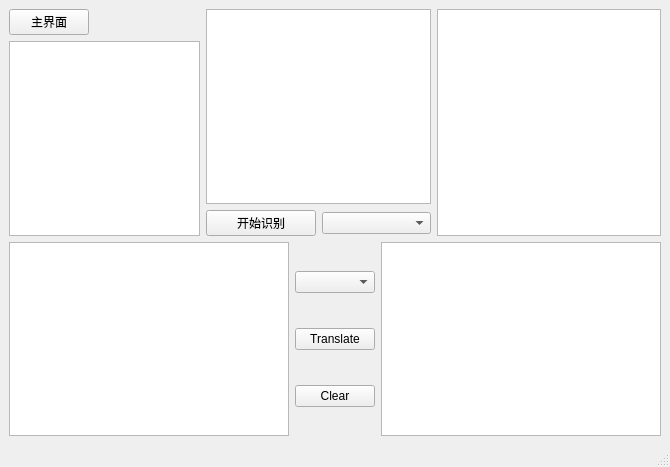
<?xml version="1.0" encoding="UTF-8"?>
<ui version="4.0">
 <class>MainWindow</class>
 <widget class="QMainWindow" name="MainWindow">
  <property name="geometry">
   <rect>
    <x>0</x>
    <y>0</y>
    <width>670</width>
    <height>467</height>
   </rect>
  </property>
  <property name="minimumSize">
   <size>
    <width>670</width>
    <height>467</height>
   </size>
  </property>
  <property name="windowTitle">
   <string>momofish-Translate</string>
  </property>
  <widget class="QWidget" name="centralwidget">
   <layout class="QGridLayout" name="gridLayout">
    <item row="0" column="0">
     <widget class="QPushButton" name="main_Button">
      <property name="text">
       <string>主界面</string>
      </property>
     </widget>
    </item>
    <item row="0" column="1">
     <widget class="QLabel" name="label">
      <property name="text">
       <string/>
      </property>
     </widget>
    </item>
    <item row="0" column="2">
     <widget class="QLabel" name="label_2">
      <property name="text">
       <string/>
      </property>
     </widget>
    </item>
    <item row="0" column="3" rowspan="2">
     <layout class="QVBoxLayout" name="verticalLayout_2">
      <item>
       <widget class="QTextEdit" name="textEdit_2">
        <property name="readOnly">
         <bool>false</bool>
        </property>
       </widget>
      </item>
      <item>
       <layout class="QHBoxLayout" name="horizontalLayout">
        <item>
         <widget class="QPushButton" name="upload_Button">
          <property name="text">
           <string>开始识别</string>
          </property>
         </widget>
        </item>
        <item>
         <widget class="QComboBox" name="comboBox_ocr"/>
        </item>
       </layout>
      </item>
     </layout>
    </item>
    <item row="0" column="4" rowspan="2">
     <widget class="QTextEdit" name="ocr_textEdit">
      <property name="readOnly">
       <bool>true</bool>
      </property>
     </widget>
    </item>
    <item row="1" column="0" colspan="3">
     <widget class="QTextEdit" name="tips_textEdit">
      <property name="readOnly">
       <bool>true</bool>
      </property>
     </widget>
    </item>
    <item row="2" column="0" colspan="5">
     <layout class="QHBoxLayout" name="horizontalLayout_2">
      <item>
       <widget class="QPlainTextEdit" name="plainTextEdit"/>
      </item>
      <item>
       <layout class="QVBoxLayout" name="verticalLayout">
        <item>
         <widget class="QComboBox" name="comboBox_1"/>
        </item>
        <item>
         <widget class="QPushButton" name="translate_Button">
          <property name="text">
           <string>Translate</string>
          </property>
         </widget>
        </item>
        <item>
         <widget class="QPushButton" name="clear_Button">
          <property name="text">
           <string>Clear</string>
          </property>
         </widget>
        </item>
       </layout>
      </item>
      <item>
       <widget class="QPlainTextEdit" name="plainTextEdit_2">
        <property name="readOnly">
         <bool>true</bool>
        </property>
       </widget>
      </item>
     </layout>
    </item>
   </layout>
  </widget>
  <widget class="QStatusBar" name="statusbar"/>
 </widget>
 <resources/>
 <connections/>
</ui>
